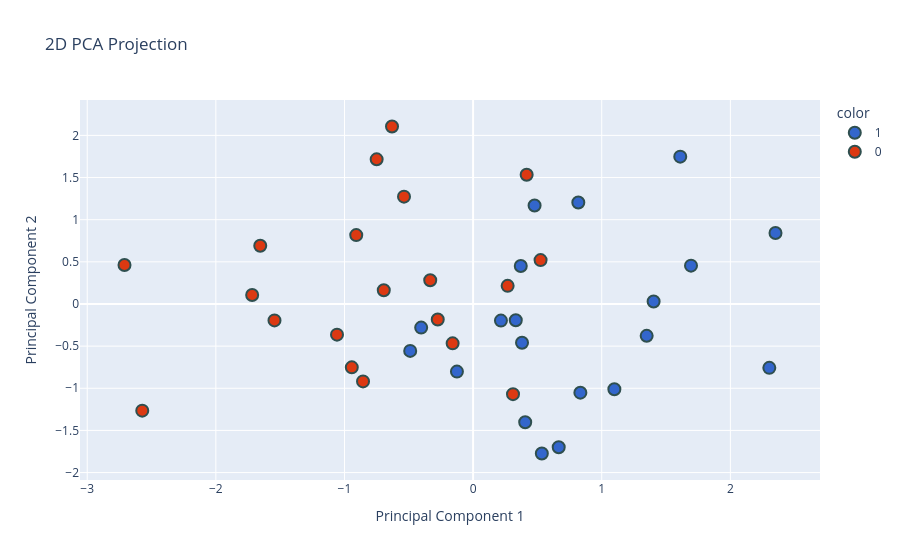

Write notebook code for a chart like this one.
### Markdown cell above
### **4. Visualizing the Result (2D)**

By projecting the 3D data onto a 2D plane, we can now visualize the class separation using Plotly

### Code cell
import plotly.express as px

fig = px.scatter(
    x=pca_df['PC1'],
    y=pca_df['PC2'],
    color=pca_df['target'],
    color_discrete_sequence=px.colors.qualitative.G10,
    labels={'x': 'Principal Component 1', 'y': 'Principal Component 2'},
    title='2D PCA Projection'
)

fig.update_traces(marker=dict(size=12, line=dict(width=2, color='DarkSlateGrey')))
fig.show()

### Figure 1 — Plotly figure (JSON) as saved in the notebook; plotly's stock layout.template omitted (floating-point values rounded to 4 significant figures)
{"data": [{"hovertemplate": "color=1<br>Principal Component 1=%{x}<br>Principal Component 2=%{y}<extra></extra>", "legendgroup": "1", "marker": {"color": "#3366CC", "line": {"color": "DarkSlateGrey", "width": 2}, "size": 12, "symbol": "circle"}, "mode": "markers", "name": "1", "orientation": "v", "showlegend": true, "type": "scatter", "x": [0.8179, 1.403, 0.2164, 1.098, 1.61, 2.351, 0.6655, 0.3705, 1.349, 0.3317, 0.8339, 0.4779, 0.5343, 0.405, 2.303, -0.1257, -0.489, 1.694, -0.4038, 0.3803], "xaxis": "x", "y": [1.204, 0.02926, -0.1974, -1.012, 1.748, 0.8418, -1.7, 0.4512, -0.3779, -0.1922, -1.052, 1.168, -1.774, -1.403, -0.7576, -0.8023, -0.5567, 0.4547, -0.2804, -0.4594], "yaxis": "y"}, {"hovertemplate": "color=0<br>Principal Component 1=%{x}<br>Principal Component 2=%{y}<extra></extra>", "legendgroup": "0", "marker": {"color": "#DC3912", "line": {"color": "DarkSlateGrey", "width": 2}, "size": 12, "symbol": "circle"}, "mode": "markers", "name": "0", "orientation": "v", "showlegend": true, "type": "scatter", "x": [-0.2749, -0.6305, -2.71, -0.1592, -0.3333, -0.9432, 0.5245, -1.718, -1.544, -0.8558, -0.9086, -1.058, 0.4164, 0.3102, -1.655, 0.2685, -2.572, -0.6944, -0.7498, -0.5373], "xaxis": "x", "y": [-0.1849, 2.105, 0.4627, -0.4671, 0.2821, -0.752, 0.5202, 0.1059, -0.1946, -0.9185, 0.817, -0.3638, 1.532, -1.07, 0.6915, 0.215, -1.266, 0.163, 1.716, 1.274], "yaxis": "y"}], "layout": {"legend": {"title": {"text": "color"}, "tracegroupgap": 0}, "title": {"text": "2D PCA Projection"}, "xaxis": {"anchor": "y", "domain": [0, 1], "title": {"text": "Principal Component 1"}}, "yaxis": {"anchor": "x", "domain": [0, 1], "title": {"text": "Principal Component 2"}}}}
